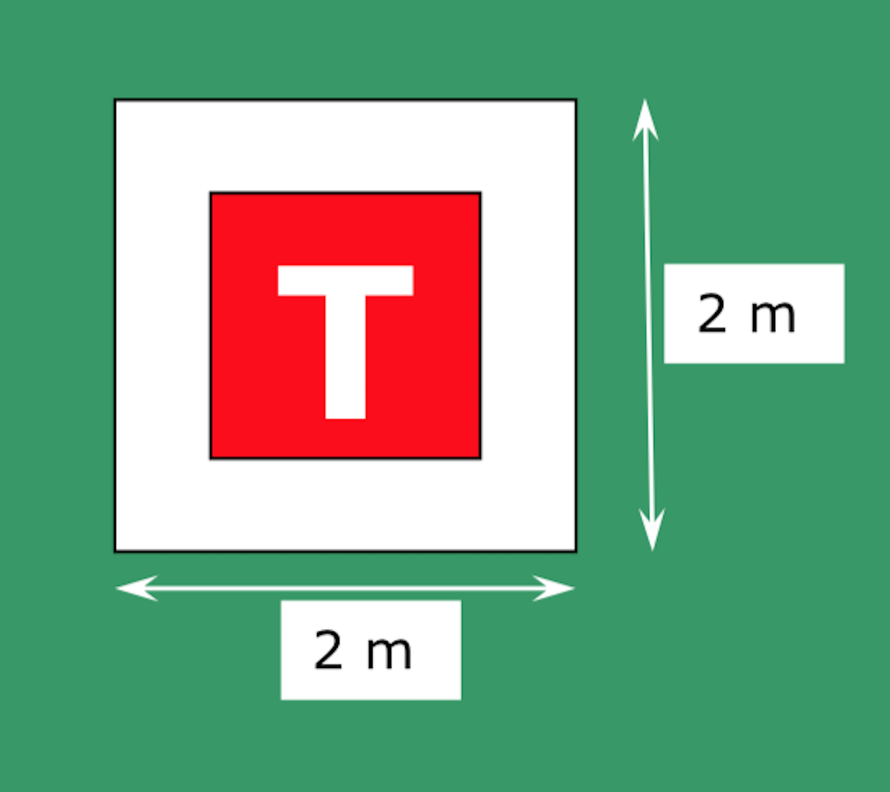
#> input picture Pete/Images/IMechE_Target/mid.png, 890 x 792 px, shrunk from 1364 x 1214 before the run
$ python serial_comms_test.py   (Python 2 division)   (older library calls are emulated)
#> lines starting #> are read from the running program, lines starting #| are printed output that depends on the picture; after the words box and inside, x2 and y2 are one past the last pixel; in counts of white or black regions, pixels touching at a corner belong together
#> further down, img is the input picture: shape (792, 890, 4); mean B, G, R, A 133.7, 164, 123, 255
### Pete/modules/detect.py
import cv2
from PIL import Image
import pytesseract
import os
import itertools
from square import Square
from target import Target

# [39 lines left out: function squares, not called in this run]

def targets(img, readText=False):
    # Edge detection
#> called with readText = False
    modimg = cv2.cvtColor(img, cv2.COLOR_BGR2GRAY)
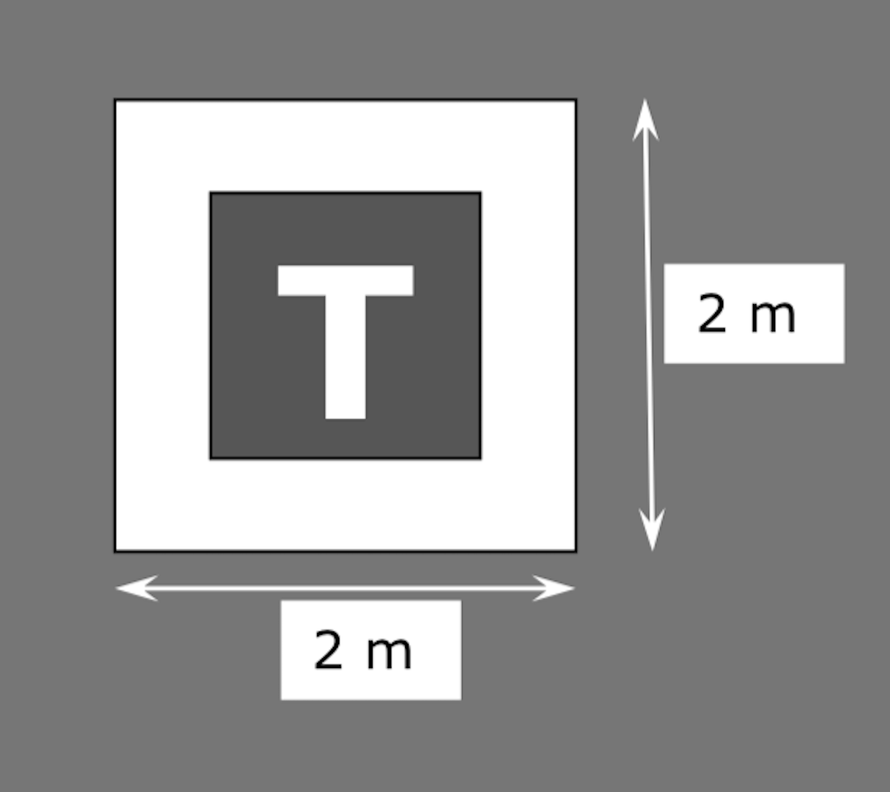
#> modimg: shape (792, 890); min 0, max 255, mean 148.5
    modimg = cv2.GaussianBlur(img, (5, 5), 0)
#> modimg: shape (792, 890, 4)
    modimg = cv2.Canny(img, 100, 200)
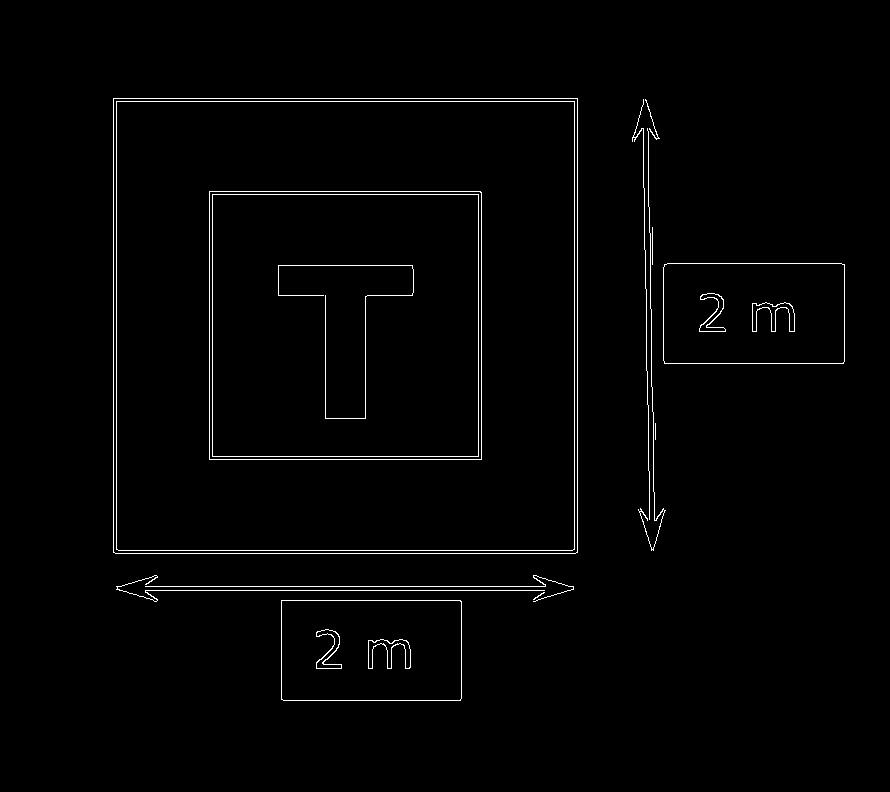
#> modimg: shape (792, 890); 1.5% white in thin lines or dots, all inside (x1, y1, x2, y2) = (113, 98, 845, 701)

    # Find contours
    contImg, contours, _ = cv2.findContours(modimg, cv2.RETR_LIST, cv2.CHAIN_APPROX_SIMPLE)
#> contours = 29 contours, 8 with area under 20; largest, box (x1, y1, x2, y2) and area: (113, 98, 578, 554) 211117, (113, 98, 578, 554) 211115, (116, 101, 575, 551) 205639, (116, 101, 575, 551) 205637, (209, 191, 482, 460) 72896

    # Find squares
    squares = []
    for c in contours:
        contour_length = cv2.arcLength(c, True)
        approx = cv2.approxPolyDP(c, 0.02 * contour_length, True)

        if 4 <= len(approx) <= 6:
            (x, y, w, h) = cv2.boundingRect(approx)
            aspectRatio = w / float(h)

            area = cv2.contourArea(c)
            hullArea = cv2.contourArea(cv2.convexHull(c))
            solidity = area / float(hullArea)

            checkDimensions = w > 25 and h > 25
            checkSolidity = solidity > 0.95
            checkAspectRatio = 0.5 <= aspectRatio <= 1.5

            if checkDimensions and checkSolidity and checkAspectRatio:
                s = Square(c, x, y, w, h)
                if s not in squares:
                    squares.append(s)
#> this loop made 19 passes
#> (contour_length, approx, x, y, w, h, aspectRatio, area) on passes 5, 6, 16, 17, 19: (555.9, [[281, 601], [459, 600], [461, 698], [283, 700]], 281, 600, 181, 101, 1.79, 17993.5), (558.2, [[281, 600], [281, 699], [460, 700], [460, 600]], 281, 600, 180, 101, 1.78, 17996.5), (556.7, [[664, 265], [843, 264], [844, 361], [665, 363]], 664, 264, 181, 100, 1.81, 18085.5), (559.1, [[664, 264], [664, 363], [843, 363], [844, 264]], 664, 264, 181, 100, 1.81, 18087.5), (1053.7, [[212, 195], [477, 194], [478, 455], [213, 456]], 212, 194, 267, 263, 1.02, 69690)
#> contour_length on passes 1, 2, 3, 4, 11, 12: 231.1, 231.7, 171.2, 172.7, 228.3, 231.3
#> after the loop, squares = []
                    # print "Added %s" %s

    # Reject similar squares
    for s1, s2 in itertools.combinations(squares, 2):
        if s1.similar(s2) and s2 in squares:
            squares.remove(s2)
            # print "Removed %s" %s2

    # Find targets
    targets = []
    for s1, s2 in itertools.combinations(squares, 2):
        if s1.concentric(s2):
            t = Target(s1, s2)
            if t not in targets:
                targets.append(t)
                # print "Found %s" %t

    # Read text inside targets
    if readText == True:
        for t in targets:
            t.readText(img)

    # print "Total number of squares: %s" %(len(squares))
    # print "Total number of targets: %s" %(len(targets))

    return targets

# [13 lines left out: function text, not called in this run]

### Pete/modules/virtual_serial_port.py
import serial

def open():
    """
    Run the following command in the command line before opening the ports:
    'socat -d -d pty,raw,echo=0 pty,raw,echo=0'
    Make sure to kill socat when you are done
    """
    ser1 = serial.Serial('/dev/ttys001')
    ser2 = serial.Serial('/dev/ttys002')
    # port1 = PortWrapper(ser1)
    # port2 = PortWrapper(ser2)
    return ser1, ser2

class PortWrapper:
    def __init__(self, port):
        self.port = port

    def write(self, str):
        self.port.write(str + "\r\n")

### Pete/serial_comms_test.py
import cv2, pickle
import modules.virtual_serial_port as port
import modules.detect as detect

m,s = port.open()
img = cv2.imread("Images/IMechE_Target/mid.png", -1)

#> (the run stopped early here; a loop or call above may not have finished)

$ run again, with Pete/Images/IMechE_Target/far.png copied over Pete/Images/IMechE_Target/mid.png
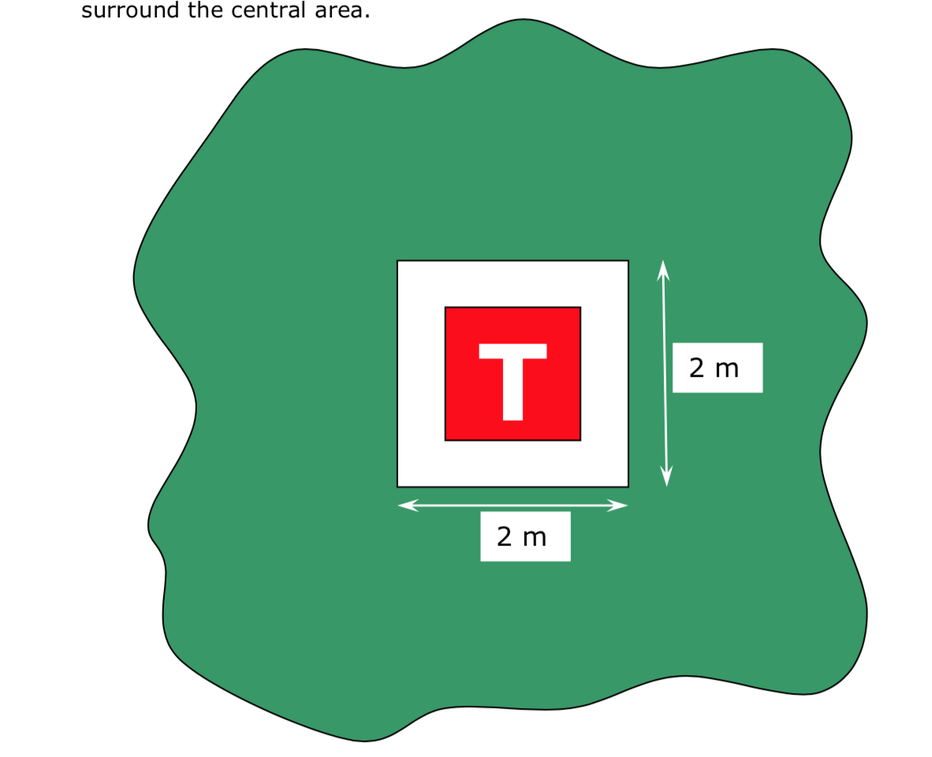
#> input picture Pete/Images/IMechE_Target/far.png, 932 x 757 px, shrunk from 1182 x 960 before the run
#> img is the input picture: shape (757, 932, 4); mean B, G, R, A 167.7, 193, 148, 255
#> in targets, `modimg = cv2.cvtColor(img, cv2.COLOR_BGR2GRAY)`:
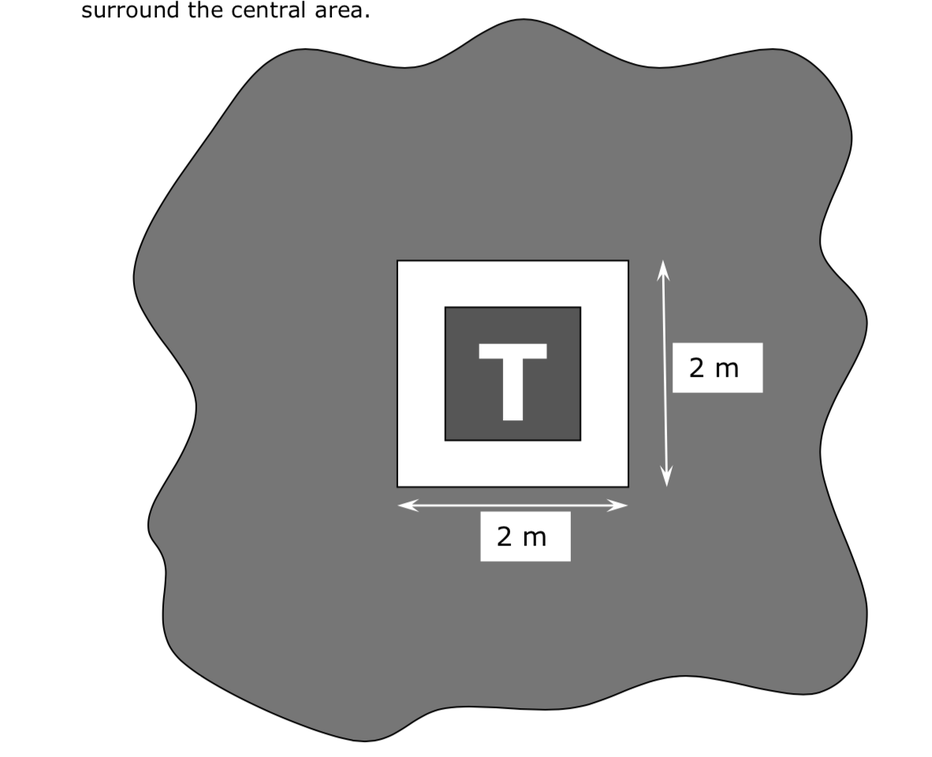
#> modimg: shape (757, 932); min 0, max 255, mean 176.8
#> in targets, `modimg = cv2.Canny(img, 100, 200)`:
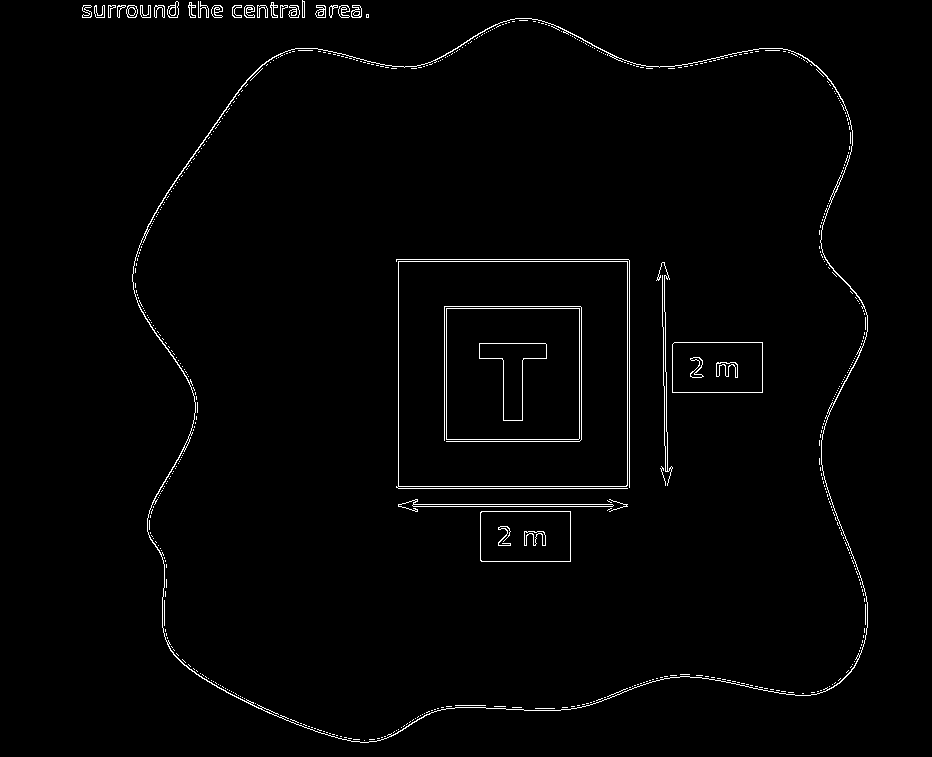
#> modimg: shape (757, 932); 1.5% white in thin lines or dots, all inside (x1, y1, x2, y2) = (82, 0, 868, 743)
#> contours = 618 contours, 550 with area under 20; largest, box (x1, y1, x2, y2) and area: (132, 18, 868, 743) 436385, (132, 18, 868, 743) 435724, (396, 261, 628, 489) 51525, (398, 261, 628, 487) 51522, (446, 308, 580, 440) 17422
#> the loop in targets, `for c in contours:` made 309 passes
#> (contour_length, x, y, w, h, aspectRatio, area, hullArea) on passes 184, 185, 232, 242, 288, 290, 309: (276.5, 480, 511, 91, 51, 1.78, 4495, 4495), (278.8, 480, 511, 91, 51, 1.78, 4499, 4499), (24.14, 184, 438, 6, 11, 0.545, 21, 24), (24.14, 828, 402, 6, 11, 0.545, 21, 24), (277.1, 672, 342, 91, 51, 1.78, 4496.5, 4496.5), (278.8, 672, 342, 91, 51, 1.78, 4498, 4498), (525.7, 446, 308, 134, 132, 1.02, 17421, 17421)
#> after the loop in targets, `for c in contours:`: squares = []
